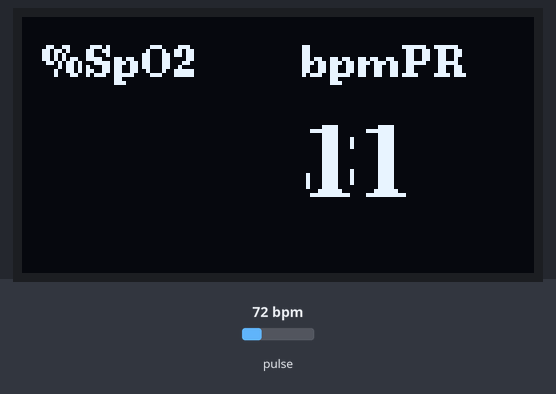
Bench run of a sketch on a simulated Arduino Uno, built with avr-gcc and run on an emulated ATmega328P. On the bench: 128×64 one-colour display. The inputs (shaded band) are chosen by the test bench; at power-on: pulse 72 bpm. What the sketch prints to the serial monitor is not drawn.

Above: at 3.3 s.
3.4 s: pulse set to 130 bpm
At 3.78 s:
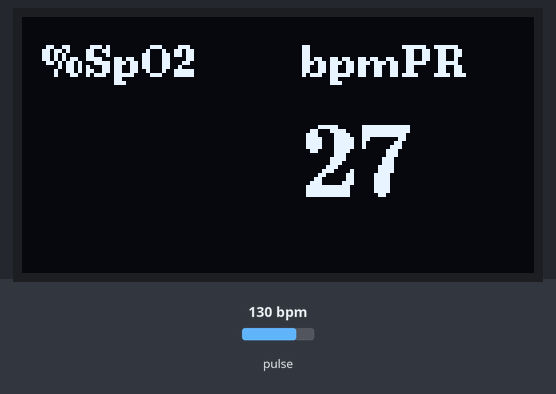
5.5 s: pulse set to 42 bpm
At 7.7 s:
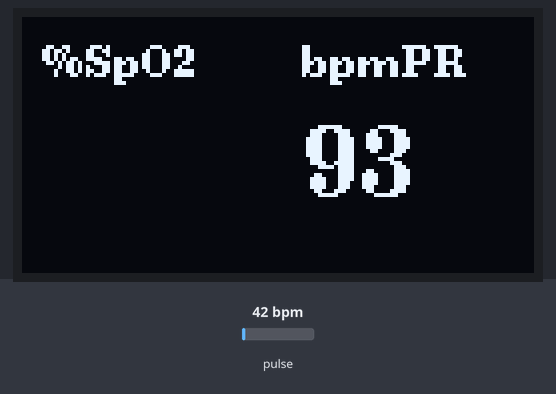
8.5 s: pulse set to 158 bpm
At 15.0 s:
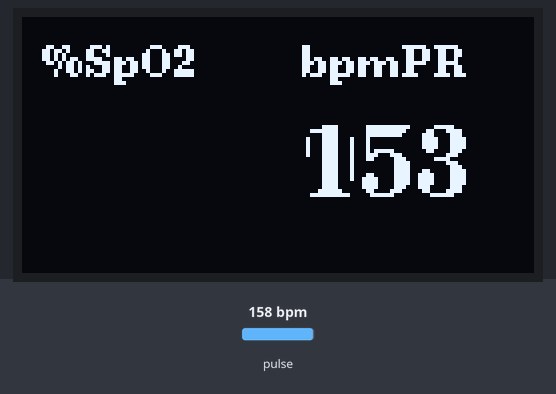
Timing chart, 0 to 16.5 s (numbered marks = the images above; inputs shaded):
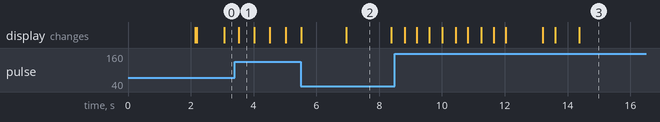

Measured:
- what the display in image 1 shows lasts 0.5 s, from 3.5 s to 4.0 s
- what the display in image 2 shows lasts 1.4 s, from 7.0 s to 8.4 s

The sketch:

Pulse_oximeter.ino
```cpp
/* Program Pulse Oximeter
 * by: Alejandro Alonso Puig
 * 2023
 * Version: 0.1
 *
 * This program uses a MAX30102 sensor to read heartbeat pulse and oxigen concentration in blood.
 * The SBC used is a Wemos D1 Mini, although it might be compatible with othe versions and Arduino.
 * The Display is a SSD1306 128x64
 */

#include <Wire.h>     //I2C library
#include "MAX30105.h" //Sensor library  https://github.com/sparkfun/MAX30105_Breakout
#include "heartRate.h" // https://github.com/sparkfun/MAX30105_Breakout

#include <U8g2lib.h>  //OLED display library
U8G2_SSD1306_128X64_NONAME_F_HW_I2C u8g2(U8G2_R0, /* reset=*/ U8X8_PIN_NONE); //Display specification

MAX30105 particleSensor;


const byte RATE_SIZE = 8; //Increase this for more averaging. 4 is good.
byte rates[RATE_SIZE]; //Array of heart rates
byte rateSpot = 0;
long lastBeat = 0; //Time at which the last beat occurred

float beatsPerMinute;
int beatAvg;


void displayHeader() {
  //Display the header at the display
  u8g2.clearBuffer();          // clear the internal memory
  u8g2.setFont(u8g2_font_ncenB08_tr); // choose a suitable font
  u8g2.drawStr(5,15,"%SpO2");  // write something to the internal memory
  u8g2.drawStr(70,15,"bpmPR");  // write something to the internal memory
  u8g2.sendBuffer();          // transfer internal memory to the display
}


//##############   SETUP ###############

void setup() {
  Serial.begin(115200);
  u8g2.begin(); //Display start up

  //Initial title screen
  u8g2.clearBuffer();          // clear the internal memory
  u8g2.setFont(u8g2_font_ncenB10_tr); // choose a suitable font
  u8g2.drawStr(0,30,"PULSE");  // write something to the internal memory
  u8g2.drawStr(40,45,"OXIMETER");  // write something to the internal memory

  u8g2.sendBuffer();          // transfer internal memory to the display
  delay(2000);

  // Initialize sensor
  if (particleSensor.begin(Wire, I2C_SPEED_FAST) == false) //Use default I2C port, 400kHz speed
  {
    u8g2.clearBuffer();          // clear the internal memory
    u8g2.setFont(u8g2_font_ncenB08_tr); // choose a suitable font
    u8g2.drawStr(0,30,"ERROR 01");  // write something to the internal memory
    u8g2.drawStr(0,45,"SENSOR FAILURE");  // write something to the internal memory

    u8g2.sendBuffer();          // transfer internal memory to the display
    while (1);
  }

  particleSensor.setup(); //Configure sensor with default settings
  particleSensor.setPulseAmplitudeRed(0x2A); //Turn Red LED to low to indicate sensor is running
  particleSensor.setPulseAmplitudeGreen(0); //Turn off Green LED

  displayHeader();  //Display the header
}


//##############   LOOP  ###############


void loop()
{


  long irValue = particleSensor.getIR();

  if (checkForBeat(irValue) == true)
  {
    //We sensed a beat!
    long delta = millis() - lastBeat;
    lastBeat = millis();

    beatsPerMinute = 60 / (delta / 1000.0);

    if (beatsPerMinute < 255 && beatsPerMinute > 20)
    {
      rates[rateSpot++] = (byte)beatsPerMinute; //Store this reading in the array
      rateSpot %= RATE_SIZE; //Wrap variable

      //Take average of readings
      beatAvg = 0;
      for (byte x = 0 ; x < RATE_SIZE ; x++)
        beatAvg += rates[x];
      beatAvg /= RATE_SIZE;
    }
  }


  if (irValue < 50000)
  {
    u8g2.setFont(u8g2_font_ncenB10_tr); // choose a suitable font
    u8g2.drawStr(20,40,"Finger out");  // write something to the internal memory
//    u8g2.sendBuffer();          // transfer internal memory to the display
  }
  else
  {
    u8g2.setFont(u8g2_font_ncenB18_tr);
    u8g2.setCursor(70, 45);
    u8g2.print(beatAvg);
//  Serial.print(", BPM=");
  Serial.print(beatsPerMinute);
//  Serial.print(", Avg BPM=");
//  Serial.print(beatAvg);
  Serial.println();

  }

  u8g2.sendBuffer();          // transfer internal memory to the display


}
```
